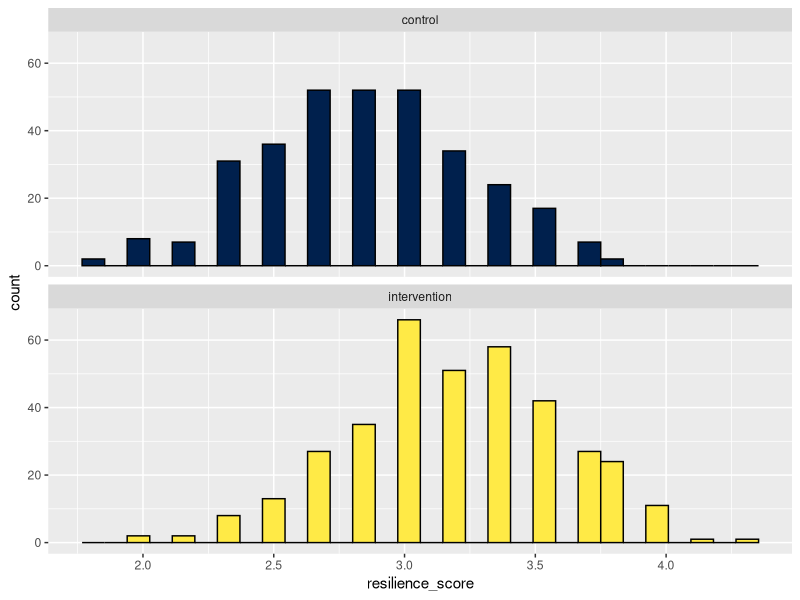
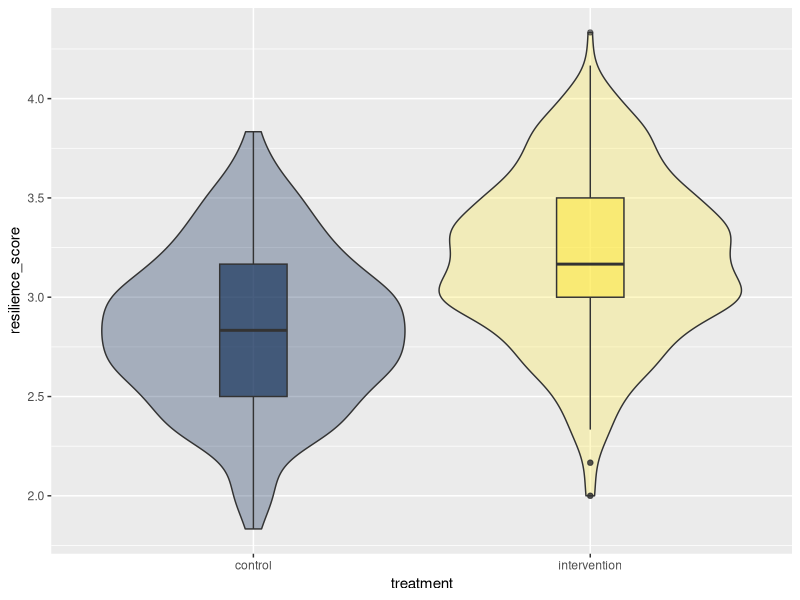

The R source for these figures, in order:
## ---- chunk 1
library(tidyverse)
demo_data <- read_csv("demographic_data.csv")
q_data <- read_csv("questionnaire_data.csv")
scoring <- read_csv("scoring.csv")

demo_cleaned <- demo_data %>%
  mutate(treatment = factor(treatment, 
                            levels = c(1,2), 
                            labels = c("control", "intervention")),
         gender = as.factor(gender),
         participant_ID = as.character(participant_ID)) # convert to character

q_cleaned <- q_data %>%
  mutate(participant_ID = as.character(participant_ID))

dat_wide <- inner_join(x = demo_cleaned, y = q_cleaned, by = "participant_ID") 

summary(dat_wide)
## ---- chunk 2
missing_data <- dat_wide %>%
  summarise_all(~sum(is.na(.)))

dat_complete <- dat_wide %>%
  drop_na() # complete data for each ppt

dat_final <- dat_wide %>%
  drop_na(-participant_ID, -gender, -age) # only remove ppt if NA in 

## ---- chunk 3
dat_long <- dat_final %>%
  pivot_longer(cols = bounce_back_quickly:long_time_over_setbacks, 
               names_to = "item", 
               values_to = "response")

dat <- inner_join(x = dat_long, y = scoring, by = c("item", "response"))

dat_scores <- dat %>%
  group_by(participant_ID, age, gender, treatment) %>%
  summarise(resilience_score = mean(score, na.rm = TRUE)) %>%
  ungroup()
dat_scores2 <- dat %>%
  group_by(participant_ID, age, gender, treatment) %>%
  summarise(resilience_score = mean(score)) %>%
  ungroup()


## ---- chunk 4
dat_scores <- dat_scores %>%
  mutate(age_corrected = age + 1)

dat_scores <- dat_scores %>%
  mutate(age_category = case_when(age_corrected <= 30 ~ "Younger",
                                  age_corrected > 30 ~ "Older", 
                                  .default = NA, ),
         age_category = as.factor(age_category))
summary(dat_scores)

dat_scores <- dat_scores %>%
  mutate(gender_corrected = case_when(gender == "man" ~ "woman",
                                      gender == "woman" ~ "man",
                                      .default = gender),
         gender_corrected = as.factor(gender_corrected))
summary(dat_scores)
## ---- chunk 5
# total ppts
dat_scores %>%
  count()

# gender split
dat_scores %>%
  count(gender)

# mean age, sd and missing
dat_scores %>%
  summarise(mean_age = mean(age, na.rm = TRUE),
    sd_age = sd(age, na.rm = TRUE),
    missing = sum(is.na(age)))

# number in each condition
dat_scores %>%
  count(treatment)
## ---- chunk 6
# overall resilience score
dat_scores %>%
  summarise(mean_score = mean(resilience_score),
            sd_score = sd(resilience_score),
            min_score = min(resilience_score),
            max = max(resilience_score))

# resilience scores by group

dat_scores %>%
  group_by(treatment) %>%
  summarise(mean_score = mean(resilience_score),
            sd_score = sd(resilience_score),
            min_score = min(resilience_score),
            max = max(resilience_score))

# visualisation

## histogram by group

ggplot(dat_scores, aes(x = resilience_score, fill = treatment)) +
  geom_histogram(colour = "black") +
  facet_wrap(~ treatment, nrow = 2) +
  guides(fill = "none") +
  scale_fill_viridis_d(option = "E")

# violin-boxplot

ggplot(dat_scores, aes(x = treatment, y = resilience_score, fill = treatment)) +
  geom_violin(alpha = .3) +
  geom_boxplot(width = .2, alpha = .6)+
  guides(fill = "none") +
  scale_fill_viridis_d(option = "E")
